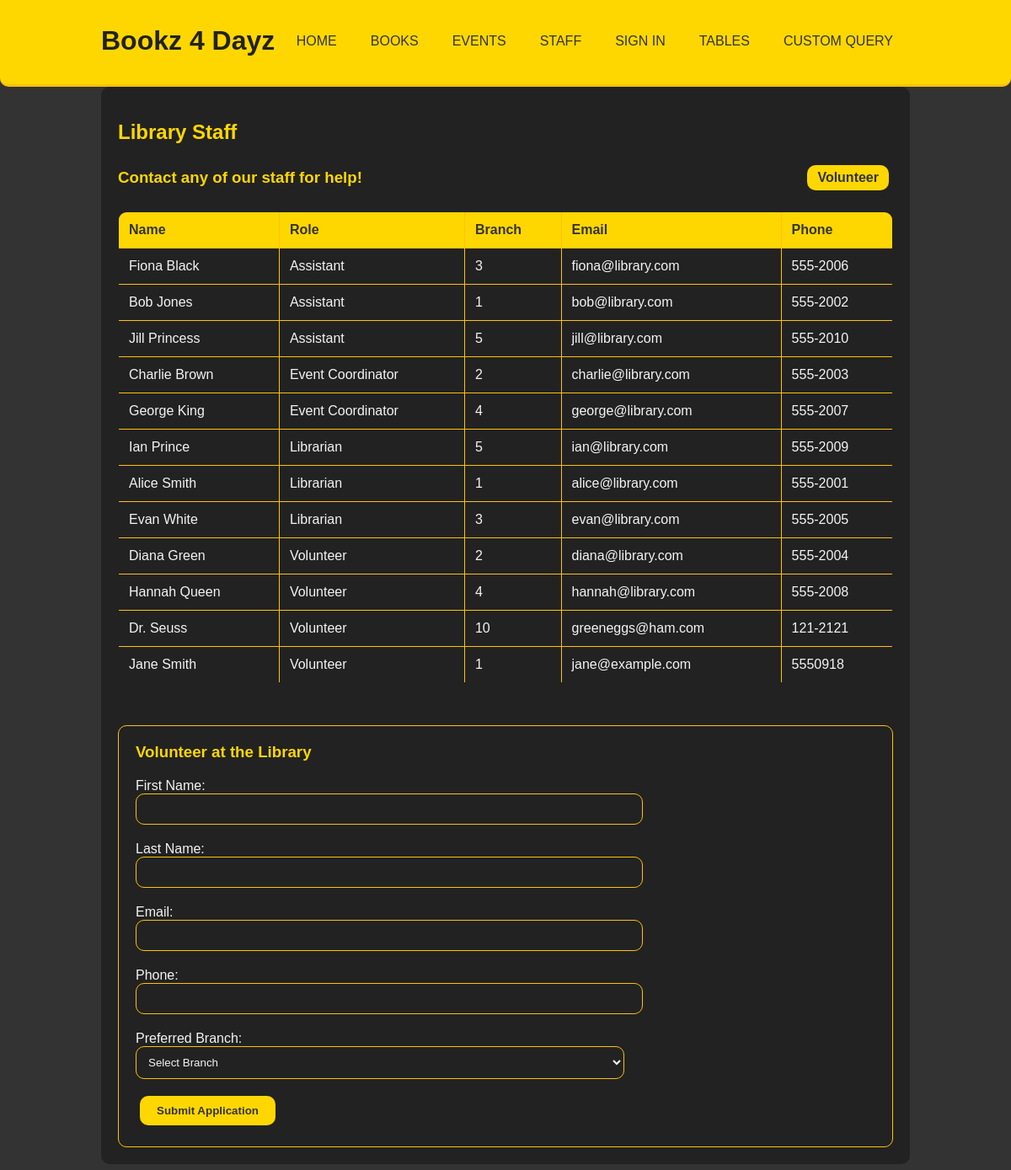
Screenshot of /staff with the database file from the repository.
### tables this page shows
CREATE TABLE Employee (
    employee_id INTEGER PRIMARY KEY,
    branch_id INTEGER,
    first_name TEXT,
    last_name TEXT,
    role TEXT CHECK (role IN ('Librarian', 'Assistant', 'Event Coordinator', 'Volunteer')),
    email TEXT,
    phone TEXT,
    FOREIGN KEY (branch_id) REFERENCES Branch(branch_id)
);

CREATE TABLE Branch (
    branch_id INTEGER PRIMARY KEY,
    phone TEXT
);

### app/routes.py (the view, shortened to what this page needs)
@app.route('/staff', methods=['GET', 'POST'])
def staff():
    conn = get_db_connection()
    employees = conn.execute('''
        SELECT e.*, b.branch_id as branch_name
        FROM Employee e
        JOIN Branch b ON e.branch_id = b.branch_id
        ORDER BY e.role, e.last_name
    ''').fetchall()
    branches = conn.execute('SELECT * FROM Branch').fetchall()
    customers = conn.execute('SELECT * FROM Customer').fetchall()
    conn.close()
    return render_template('staff.html',
                          title='Library Staff',
                          employees=employees,
                          branches=branches,
                          customers=customers,)

### app/routes.py (called while the page is built)
def get_db_connection():
    conn = sqlite3.connect(DATABASE)
    conn.row_factory = sqlite3.Row
    print(f"Connected to database at {DATABASE}")
    return conn

### app/templates/staff.html (shortened to what this page needs)
{% extends "base.html" %}
{% block content %}
<h2>Library Staff</h2>
<div style="display: flex; justify-content: space-between; align-items: center; margin-bottom: 20px;">
    <h3 style="margin: 0;">Contact any of our staff for help!</h3>
    <a href="#volunteer-form" class="btn" style="padding: 6px 12px; text-decoration: none;">Volunteer</a>
</div>
{% if employees %}
<table>
    <thead>
        <tr>
            <th>Name</th>
            <th>Role</th>
            <th>Branch</th>
            <th>Email</th>
            <th>Phone</th>
        </tr>
    </thead>
    <tbody>
        {% for employee in employees %}
        <tr>
            <td>{{ employee['first_name'] }} {{ employee['last_name'] }}</td>
            <td>{{ employee['role'] }}</td>
            <td>{{ employee['branch_name'] }}</td>
            <td>{{ employee['email'] }}</td>
            <td>{{ employee['phone'] }}</td>
        </tr>
        {% endfor %}
    </tbody>
</table>
{% else %}
<p>No staff information available.</p>
{% endif %}
<div id="volunteer-form" style="margin-top: 50px; padding: 20px; border: 1px solid var(--primary-dark); border-radius: 10px; background-color: var(--darker-bg); color: var(--light-text);">
    <h3 style="margin-top: 0; color: var(--primary-color);">Volunteer at the Library</h3>
    <form action="{{ url_for('staff') }}" method="post" style="max-width: 600px;">
        <div class="form-group" style="margin-bottom: 15px;">
            <label for="first_name">First Name:</label>
            <input type="text" name="first_name" id="first_name" class="form-control" required>
        </div>
        <div class="form-group" style="margin-bottom: 15px;">
            <label for="last_name">Last Name:</label>
            <input type="text" name="last_name" id="last_name" class="form-control" required>
        </div>
        <div class="form-group" style="margin-bottom: 15px;">
            <label for="email">Email:</label>
            <input type="email" name="email" id="email" class="form-control" required>
        </div>
        <div class="form-group" style="margin-bottom: 15px;">
            <label for="phone">Phone:</label>
            <input type="tel" name="phone" id="phone" class="form-control">
        </div>
        <div class="form-group" style="margin-bottom: 15px;">
            <label for="branch_id_vol">Preferred Branch:</label>
            <select name="branch_id" id="branch_id_vol" class="form-control" required>
                <option value="">Select Branch</option>
            </select>
        </div>
        <button type="submit" class="btn" style="width: auto;">Submit Application</button>
    </form>
</div>
{% endblock %}

### app/templates/base.html (style rules this page uses)
:root { --primary-color: #FFD700; --primary-dark: #FFC107; --dark-bg: #333333; --darker-bg: #222222; --light-text: #f4f4f4; --dark-text: #333333; }
body { font-family: Arial, sans-serif; margin: 0; padding: 0; background-color: var(--dark-bg); color: var(--light-text); }
table { width: 100%; border-collapse: collapse; margin: 20px 0; border-radius: 10px; overflow: hidden; }
table, th, td { border: 1px solid var(--primary-dark); }
th, td { padding: 12px; text-align: left; }
th { background-color: var(--primary-color); color: var(--dark-text); }
tr:nth-child(even) { background-color: var(--darker-bg); }
.btn { display: inline-block; padding: 10px 20px; background: var(--primary-color); color: var(--dark-text); text-decoration: none; border: none; border-radius: 10px; cursor: pointer; margin: 5px; font-weight: bold; }
.form-group { margin: 20px 20px 15px 0; }
.form-control { width: 100%; padding: 10px; border: 1px solid var(--primary-dark); border-radius: 10px; background-color: var(--darker-bg); color: var(--light-text); }
h1, h2, h3 { color: var(--primary-color); }
a { color: var(--primary-color); }

### rows the page displays
Employee: first_name "Fiona", last_name "Black", role "Assistant", branch_name "3", email "fiona@library.com", phone "555-2006"
Employee: first_name "Bob", last_name "Jones", role "Assistant", branch_name "1", email "bob@library.com", phone "555-2002"
Employee: first_name "Jill", last_name "Princess", role "Assistant", branch_name "5", email "jill@library.com", phone "555-2010"
Employee: first_name "Charlie", last_name "Brown", role "Event Coordinator", branch_name "2", email "charlie@library.com", phone "555-2003"
Employee: first_name "George", last_name "King", role "Event Coordinator", branch_name "4", email "george@library.com", phone "555-2007"
Employee: first_name "Ian", last_name "Prince", role "Librarian", branch_name "5", email "ian@library.com", phone "555-2009"
Employee: first_name "Alice", last_name "Smith", role "Librarian", branch_name "1", email "alice@library.com", phone "555-2001"
Employee: first_name "Evan", last_name "White", role "Librarian", branch_name "3", email "evan@library.com", phone "555-2005"
Employee: first_name "Diana", last_name "Green", role "Volunteer", branch_name "2", email "diana@library.com", phone "555-2004"
Employee: first_name "Hannah", last_name "Queen", role "Volunteer", branch_name "4", email "hannah@library.com", phone "555-2008"
Employee: first_name "Dr.", last_name "Seuss", role "Volunteer", branch_name "10", email "greeneggs@ham.com", phone "121-2121"
Employee: first_name "Jane", last_name "Smith", role "Volunteer", branch_name "1", email "jane@example.com", phone "5550918"
